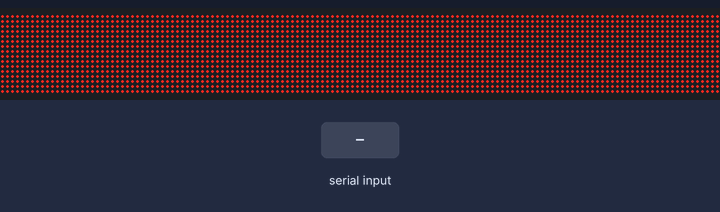
This sketch was run on a simulated Arduino Uno, built with avr-gcc and run on an emulated ATmega328P. Parts: 192×16 LED matrix. The test bench sets the inputs (shaded band). What the sketch prints to the serial monitor is not drawn.

Above: at 1.2 s.
1.3 s: "]" received over Serial
Timing chart, 0 to 4.3 s (numbered marks = the images above; inputs shaded):
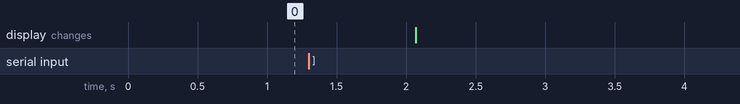

The sketch:

Outdoor_2.ino
```cpp
#include <SoftwareSerial.h>
#include <SPI.h>
#include <DMD2.h>
SoftwareSerial master(2,3);
const int bar_width = 6;
const int WIDTH = 6;
char read_char[200];
bool reading;
String pm10_s,so2_s,co_s,o3_s,no2_s;
int pm10,so2,co,o3,no2;
int i = 0;

int pm10_x = 0;
int pm10_y = 384;//384
int so2_x = 0;
int so2_y = 288;//288
int co_x = 0;
int co_y = 192;//192
int o3_x = 0;
int o3_y = 96;//96
int no2_x = 0;
int no2_y = 0;//0

SoftDMD dmd(WIDTH,1);

void setup() {
    Serial.begin(9600);
    master.begin(110);
    dmd.setBrightness(5);
    dmd.begin();
    Serial.println("Begin");
    dmd.drawFilledBox(0,0,191,15);
}

void loop() {
    while (Serial.available()>0){
        if(String(read_char).indexOf("]") <= 0) reading = true;
        read_char[i] = Serial.read();
        if(String(read_char[i]) == "]") reading = false;
        i++;
        delay(20);
    }

    if(i > 0 && !reading){
        i = 0;
        int i_var = 0;
        pm10_s = "";
        so2_s = "";
        co_s = "";
        o3_s = "";
        no2_s = "";

        for (int x = 0; x <= 200; x++) {
            if(String(read_char[x]) == ";" || String(read_char[x]) == "]") {
                if(String(read_char[x]) == "]") x = 200;
                i_var++;
            }else {
                if(i_var == 0) pm10_s += String(read_char[x]);
                if(i_var == 1) so2_s += String(read_char[x]);
                if(i_var == 2) co_s += String(read_char[x]);
                if(i_var == 3) o3_s += String(read_char[x]);
                if(i_var == 4) no2_s += String(read_char[x]);
            }
        }
        dmd.clearScreen();
    }

    pm10 = pm10_s.toInt();
    so2 = so2_s.toInt();
    co = co_s.toInt();
    o3 = o3_s.toInt();
    no2 = no2_s.toInt();
    Serial.print(pm10_s);
    Serial.print(":");
    Serial.print(so2_s);
    Serial.print(":");
    Serial.print(co_s);
    Serial.print(":");
    Serial.print(o3_s);
    Serial.print(":");
    Serial.println(no2_s);

//    if(pm10 > 0){
//        pm10 = map(pm10_s.toInt(), 0, 500, 0, 95);
//        Serial.print("PM10 : ");
//        Serial.println(pm10);
//        dmd.drawFilledBox(pm10_x,pm10_y,pm10,(pm10_y + bar_width -1));//x1,y1,x2,y2
//    }
//
//    if(so2 > 0){
//        so2 = map(so2, 0, 500, 0, 31);
//        dmd.drawFilledBox(so2_x,so2_y,so2,(so2_y + bar_width -1));
//    }
//
//    if(co > 0){
//        co = map(co, 0, 500, 0, 31);
//        dmd.drawFilledBox(co_x,co_y,co,(co_y + bar_width -1));
//    }
//
//    if(o3 > 0){
//        o3 = map(o3, 0, 500, 0, 31);
//        dmd.drawFilledBox(o3_x,o3_y,o3,(o3_y + bar_width -1));
//    }
//
    if(no2 > 0){
        no2 = map(no2_s.toInt(), 0, 500, 0, 95);
        Serial.print("no2 : ");
        Serial.println(no2);
        dmd.drawFilledBox(no2_x,no2_y,no2,(no2_y + bar_width -1));
    }
    delay(1000);
}
```
